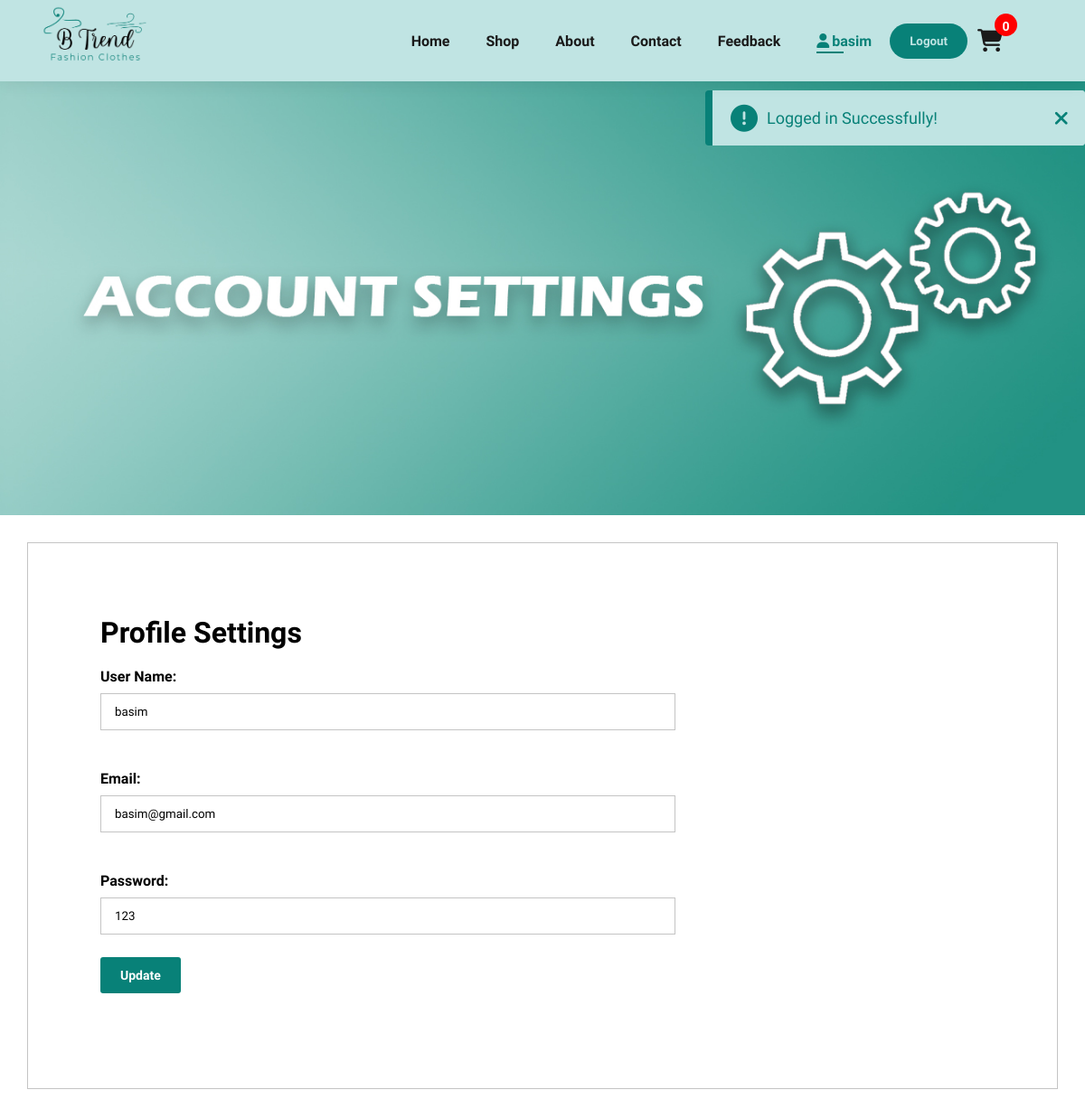
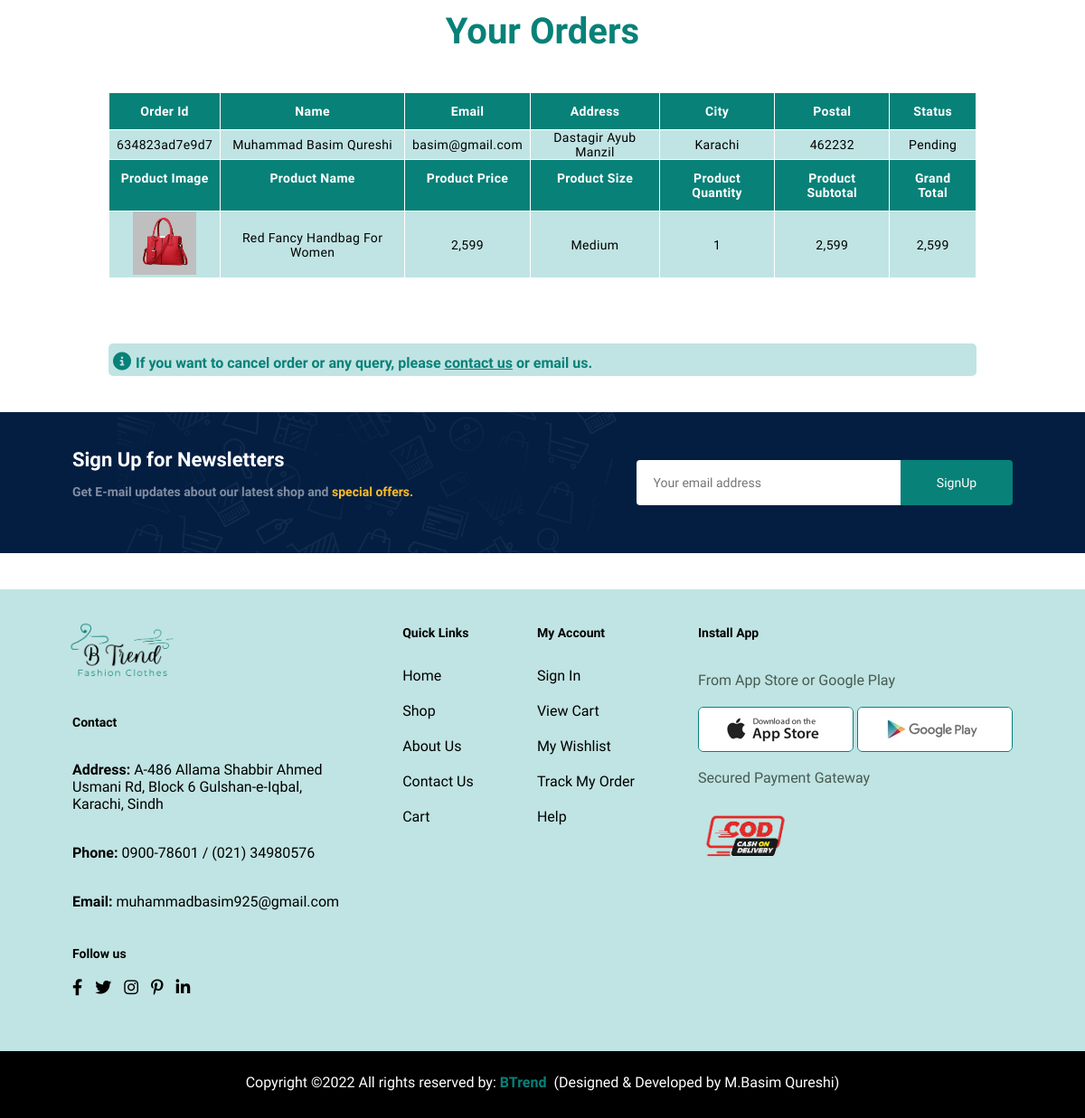
Page /settings.php?name=basim (signed in) on the committed database (2 pictures, top to bottom).
### tables this page shows
CREATE TABLE `users` (
  `id` int(11) NOT NULL,
  `name` varchar(100) NOT NULL,
  `email` varchar(50) NOT NULL,
  `password` varchar(50) NOT NULL,
  `confirm` varchar(100) NOT NULL
);

CREATE TABLE `orders` (
  `id` int(11) NOT NULL,
  `order_id` varchar(100) NOT NULL,
  `name` varchar(100) NOT NULL,
  `email` varchar(100) NOT NULL,
  `address` varchar(255) NOT NULL,
  `city` varchar(100) NOT NULL,
  `postal` varchar(100) NOT NULL,
  `pro_image` varchar(255) NOT NULL,
  `pro_name` varchar(255) NOT NULL,
  `pro_price` text NOT NULL,
  `pro_size` varchar(20) NOT NULL,
  `pro_quantity` int(5) NOT NULL,
  `pro_subtotal` text NOT NULL,
  `pro_gtotal` text NOT NULL,
  `status` varchar(100) NOT NULL
);

### settings.php (the view, shortened to what this page needs)
<?php
    $active = 'settings';
    include 'includes/header.php';
    include 'includes/navbar.php';
?>
<div class="content">
<section id="page-header" class="settings-header">
</section>
    <section id="form-details">
        <h3 style="font-size:32px;">Profile Settings</h2>
        <div class="profile-settings">
            <?php
                include 'includes/connection.php';
                $gettingName = $_GET['name'];
                $userData = mysqli_query($conn, "SELECT * FROM `users` WHERE `name` = '$gettingName'");
                $data = mysqli_fetch_array($userData);
                $userOrder = mysqli_query($conn,"SELECT * FROM `orders` WHERE `email` = '$data[email]'");
                $fetch = mysqli_fetch_array($userOrder);
            ?>
            <form action="includes/setting_pro.php? name=$gettingName" method="POST">
                <label for="name" style="font-weight:700;">User Name:</label><br>
                <input type="text" name="name" id="name" value="<?php echo $data['name'] ?>"><br>
                <label for="email" style="font-weight:700;">Email:</label><br>
                <input type="email" name="email" id="email" value="<?php echo $data['email'] ?>"><br>
                <label for="password" style="font-weight:700;">Password:</label><br>
                <input type="text" name="password" id="password" autocomplete="off" value="<?php echo $data['password'] ?>">
                <input type="submit" value="Update" name="update" class="profile-btn">
            </form>
        </div>
    </section>
<?php
if($fetch != ""){
?>
    <div class="table-container">
        <h2 class="heading">Your Orders</h2>
        <?php
            while($row = mysqli_fetch_array($userOrder)){
                echo "
                <table class='table'>
            <thead>
                <tr>
                    <th>Order Id</th>
                    <th>Name</th>
                    <th>Email</th>
                    <th>Address</th>
                    <th>City</th>
                    <th>Postal</th>
                    <th>Status</th>
                </tr>
            </thead>
            <tbody>
                <tr>
                    <td>$row[order_id]</td>
                    <td>$row[name]</td>
                    <td>$row[email]</td>
                    <td>$row[address]</td>
                    <td>$row[city]</td>
                    <td>$row[postal]</td>
                    <td>$row[status]</td>
                </tr>
            </tbody>
            <thead>
                <tr>
                    <th>Product Image</th>
                    <th>Product Name</th>
                    <th>Product Price</th>
                    <th>Product Size</th>
                    <th>Product Quantity</th>
                    <th>Product Subtotal</th>
                    <th>Grand Total</th>
                </tr>
            </thead>
            <tbody>
                <tr>
                    <td><img src='$row[pro_image]' width='70px'></td>
                    <td>$row[pro_name]</td>
                    <td>$row[pro_price]</td>
                    <td>$row[pro_size]</td>
                    <td>$row[pro_quantity]</td>
                    <td>$row[pro_subtotal]</td>
                    <td>$row[pro_gtotal]</td>
                </tr>
            </tbody>
        </table>
        <br><br><br>
                ";
            }
        ?>
        <div class="orderInfo">
        <p><i class="fa-solid fa-circle-info"></i>If you want to cancel order or any query, please <a href="contact.php"> contact us</a> or email us.</p>
        </div>
    </div>
<?php
}
?>
    <?php
    include 'includes/newsletter.php';
    include 'includes/footer.php';
    ?>

### includes/header.php (shortened to what this page needs)
<!DOCTYPE html>
<html lang="en">
<head>
    <link rel="stylesheet" href="https://cdnjs.cloudflare.com/ajax/libs/font-awesome/6.1.1/css/all.min.css" />
    <link rel="stylesheet" href="./style.css">
</head>
<body>

### includes/navbar.php (shortened to what this page needs)
<section id="header">
        <a href="index.php"><img src="img/Btrend.png" class="logo" alt="logo"></a>
        <div>
            <ul id="navbar">
                <li><a class="<?php if($active == 'index'){ echo 'active';} ?>" href="index.php">Home</a></li>
                <li><a class="<?php if($active == 'shop'){ echo 'active';} ?>" href="shop.php">Shop</a></li>
                <li><a class="<?php if($active == 'about'){ echo 'active';} ?>" href="about.php">About</a></li>
                <li><a class="<?php if($active == 'contact'){ echo 'active';} ?>" href="contact.php">Contact</a></li>
                <li><a class="<?php if($active == 'feedback'){ echo 'active';} ?>" href="feedback.php">Feedback</a></li>
                <?php
                if(isset($_SESSION["profile"])){
                  echo "<li><a href='./settings.php?name=$_SESSION[profile]' class=' ";
                  if($active == 'settings'){echo 'active';} echo " '><i class='fas fa-user' style='padding-right:3px;'></i>";
                  echo $_SESSION["profile"];
                  echo "</a></li>";
                }
                ?>
                <?php
                if(isset($_SESSION["profile"])){
                  echo "<button id='logout' style='font-weight:700; padding: 10px 20px; background-color: #088178; border: 2px solid transparent; border-radius: 20px; color: #c0e4e3; transition: 0.3s ease;'><a href='includes/logout.php' style='text-decoration: none; color:inherit;'>Logout</a></button>";
                }
                else{
                  echo "<button id='open-modal' style='font-weight:700; padding: 10px 20px; background-color: #088178; border: 2px solid transparent; border-radius: 20px; color: #c0e4e3; transition: 0.3s ease;'>Login/Signup</button>";
                }
                ?>
                <?php
                $count = 0;
                ?>
                <li class="lg-bag" id="lg-bag-cart"><a class="<?php if($active == 'cart'){ echo 'active';} ?>" href="cart.php"><i class="fa-solid fa-cart-shopping"></i><span class="cart-num"><?php echo $count; ?></span></a></li>
            </ul>
        </div>
</section>
        <?php
      if(isset($_SESSION['loginSuccess'])){
        ?>
          <div class="alert show">
                <span class="fas fa-exclamation-circle"></span>
                <span class="msg"><?php echo $_SESSION['loginSuccess']; ?></span>
                <span class="alert-close">
                  <span class="fas fa-times"></span>
                </span>
            </div>
        <?php
      }
        ?>

### includes/newsletter.php
<section id="newsletter" class="section-p1 section-m1">
        <div class="newstext">
            <h4>Sign Up for Newsletters</h4>
            <p>Get E-mail updates about our latest shop and <span>special offers.</span></p>
        </div>
        <form action="includes/newsletter_pro.php" method="POST" class="form">
            <input type="text" placeholder="Your email address" id="news-email" name="email" required>
            <input type="submit" class="normal" name="submit" value="SignUp">
        </form>
</section>

### includes/footer.php (shortened to what this page needs)
    <footer class="section-p1">
        <div class="col">
            <a href="index.php"><img class="logo" src="img/Btrend.png" alt=""></a>
            <h4>Contact</h4>
            <p><strong>Address: </strong><a href="https://www.google.com/maps/place/Aptech+Computer+Education+Gulshan-e-Iqbal+Campus/@24.926804,67.0949319,19.25z/data=!4m5!3m4!1s0x0:0x2c4b1fc512ab6bb!8m2!3d24.9267943!4d67.0951547" target="_blank"> A-486 Allama Shabbir Ahmed<br> Usmani Rd, Block 6 Gulshan-e-Iqbal,<br> Karachi, Sindh</a></p>
            <p><strong>Phone: </strong><a href="tel:0900-78601" target="_blank"> 0900-78601 / (021) 34980576</a></p>
            <p><strong>Email: </strong><a href="mailto:muhammadbasim925@gmail.com" target="_blank">muhammadbasim925@gmail.com</a></p>
            <div class="follow">
                <h4>Follow us</h4>
                <div class="icon">
                    <a href="https://www.facebook.com/" id="facebook" target="_blank"><i class="fab fa-facebook-f"></i></a>
                    <a href="https://twitter.com/?lang=en" id="twitter" target="_blank"><i class="fab fa-twitter"></i></a>
                    <a href="https://www.instagram.com/" id="instagram" target="_blank"><i class="fab fa-instagram"></i></a>
                    <a href="https://www.pinterest.com/" id="pinterest" target="_blank"><i class="fab fa-pinterest-p"></i></a>
                    <a href="https://www.linkedin.com/signup" id="linkedin" target="_blank"><i class="fab fa-linkedin-in"></i></a>
                </div>
            </div>
        </div>
        <div class="col">
            <h4>Quick Links</h4>
            <a href="index.php">Home</a>
            <a href="shop.php">Shop</a>
            <a href="about.php">About Us</a>
            <a href="contact.php">Contact Us</a>
            <a href="cart.php">Cart</a>
        </div>
        <div class="col">
            <h4>My Account</h4>
            <a>Sign In</a>
            <a>View Cart</a>
            <a>My Wishlist</a>
            <a>Track My Order</a>
            <a>Help</a>
        </div>
        <div class="col install">
            <h4>Install App</h4>
            <p>From App Store or Google Play</p>
            <div class="tooltip">
                <div class="row">
                    <img src="img/pay/app.jpg" alt="">
                    <img src="img/pay/play.jpg" alt="">
                </div>
            </div>
            <p>Secured Payment Gateway</p>
            <img src="img/pay/cod.png" class="cod" alt="">
        </div>
    </footer>
    <div class="copyright">
        <p>Copyright ©2022 All rights reserved by: <a href="#" style="text-decoration:none; color: #088178;"><strong>BTrend</strong></a>&nbsp; (Designed & Developed by M.Basim Qureshi)</p>
    </div>
    </body>
</html>

### rows in the picture
users: name "basim", email "basim@gmail.com", password "123"
orders: order "634823ad7e9d7", name "Muhammad Basim Qureshi", email "basim@gmail.com", address "Dastagir Ayub Manzil", city "Karachi", postal "462232", status "Pending", pro_image (picture), pro_name "Red Fancy Handbag For Women", pro_price "2,599", pro_size "Medium", pro_quantity "1", pro_subtotal "2,599", pro_gtotal "2,599"

### other values in the picture
$_SESSION["profile"] "basim"
$count "0"
$_SESSION['loginSuccess'] "Logged in Successfully!"
